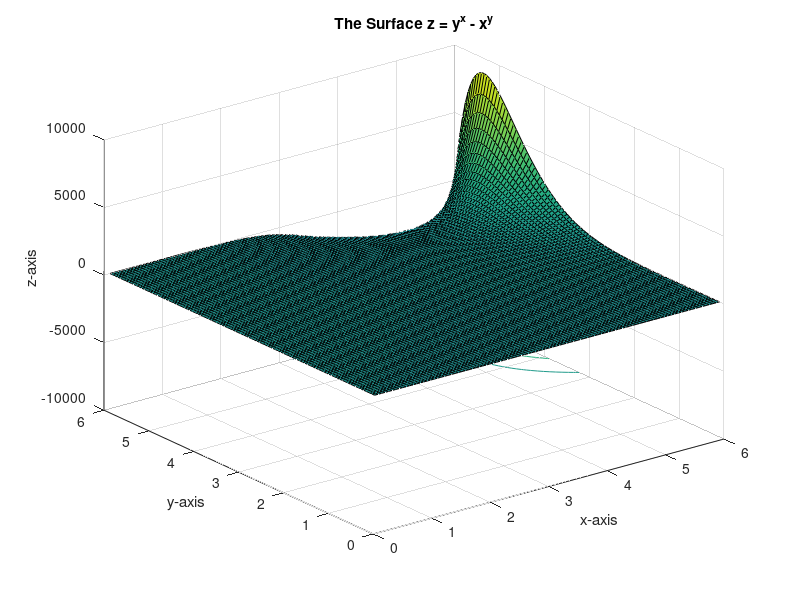
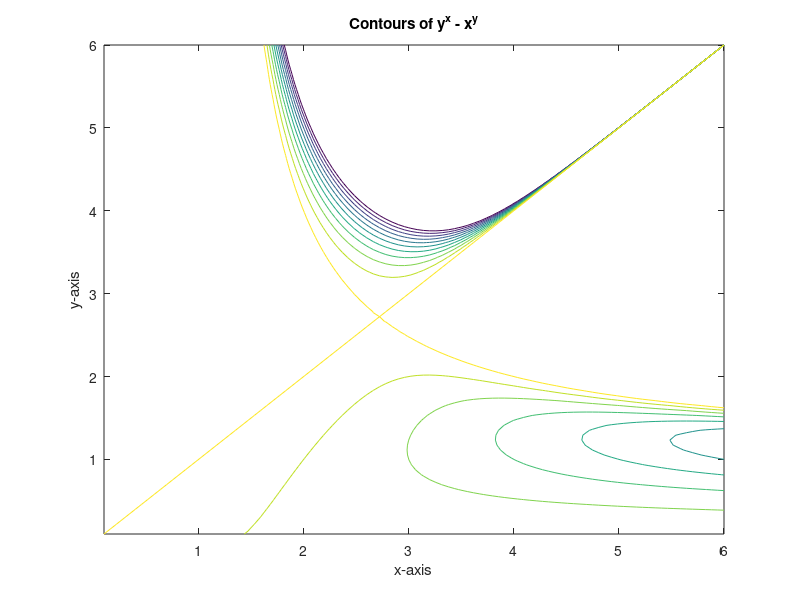
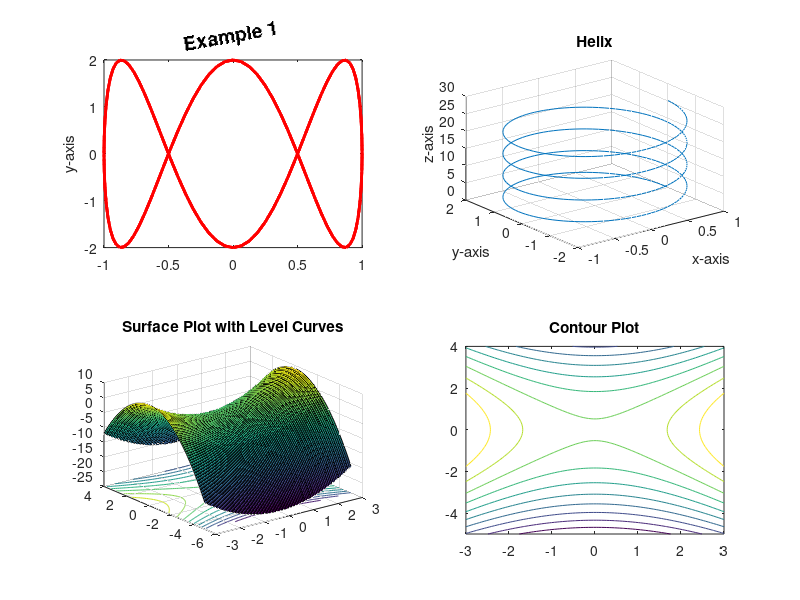
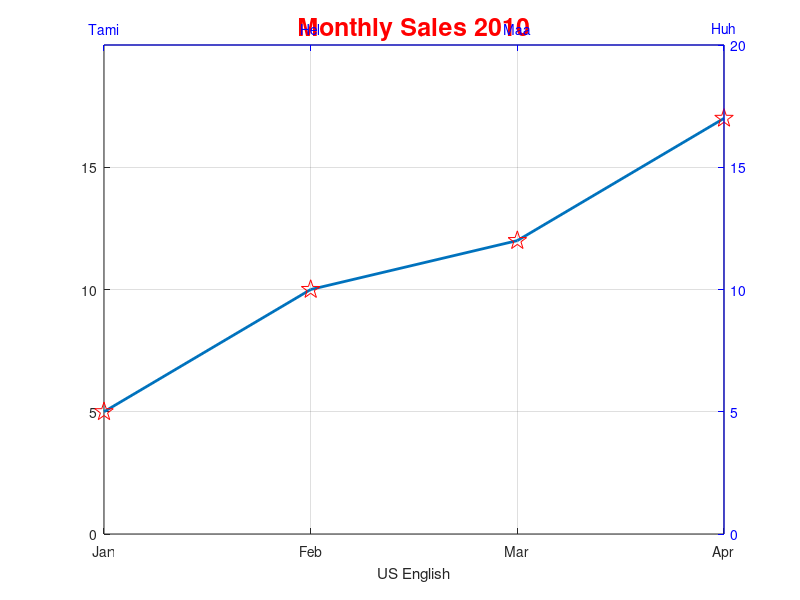

The MATLAB script that drew these images, in order: (Note: this script raises an error after producing the figures.)
% Complete MATLAB/Octave script with original resolution (100 points).
% No graphics toolkit changes; using default (likely gnuplot in Octave, which may be slower for 3D plots).
% There are no explicit loops or iterations in the user code that could run forever—all operations are vectorized and finite.
% The meshgrid creates a 100x100 grid (10,000 points), with element-wise computations; no iteration cutoff needed as it completes quickly on most systems.
% If plotting is slow in Octave, consider installing FLTK or Qt toolkit manually, or reduce '100' in linspace to a smaller number (e.g., 30) for testing.

close all;
clear all;

%% Section 1: Surface and Contour Plots of z = y^x - x^y
y = linspace(0.1, 6, 100);
x = linspace(0.1, 6, 100);
[X, Y] = meshgrid(x, y);
Z = Y.^X - X.^Y;
surfc(X, Y, Z)
xlabel('x-axis')
ylabel('y-axis')
zlabel('z-axis')
title('The Surface z = y^x - x^y')
saveas(gcf, 'surface_plot.png')

figure
contour(X, Y, Z, -10:1:0)
xlabel('x-axis')
ylabel('y-axis')
title('Contours of y^x - x^y')
saveas(gcf, 'contour_plot.png')

%% Section 2: Sample Handle Graphics Commands
figure
t = 0:pi/50:8*pi;
x = cos(t);
y = 2*sin(3*t);
z = t;
subplot(2, 2, 1)
hp = plot(x, y, 'r');
ht = title('Example 1');
hy = ylabel('y-axis');
set(ht, 'FontSize', 14)
set(hp, 'LineStyle', '-.', 'LineWidth', 2)
set(ht, 'Rotation', 10)
% set(hy)  % Commented out; displays object properties in interactive session

% 3-D Line Plot
y = 2*sin(t);  % Redefine y for this plot
subplot(2, 2, 2)
plot3(x, y, z)
xlabel('x-axis')
ylabel('y-axis')
zlabel('z-axis')
grid on
title('Helix')

% Surface Plot
x = linspace(-3, 3, 100);
y = linspace(-5, 4, 100);
[X, Y] = meshgrid(x, y);
Z = X.^2 - Y.^2;
subplot(2, 2, 3)
surfc(X, Y, Z)
title('Surface Plot with Level Curves')

subplot(2, 2, 4)
contour(X, Y, Z)
title('Contour Plot')
saveas(gcf, 'sample_handles.png')

%% Section 3: Multiple Axes - Resetting Axes Ticks and Labels
figure
sales = [5, 10, 12, 17];
hp = plot(sales);
set(hp, 'LineWidth', 2.0)
hold on
hpp = plot(sales, 'rp');
set(hpp, 'MarkerSize', 14)

v1 = axis;
v1(3:4) = [0, 20];
axis(v1)

ax1 = gca;
set(ax1, 'XTick', 1:4)
set(ax1, 'XTickLabel', {'Jan'; 'Feb'; 'Mar'; 'Apr'})
ytk = get(ax1, 'YTick');
ytkl = get(ax1, 'YTickLabel');
set(ax1, 'YTick', ytk(1:end-1))
set(ax1, 'YTickLabel', ytkl(1:end-1, :))
ht = title('Monthly Sales 2010');
tv = get(ht, 'Position');
set(ht, 'Position', tv + [0, -0.4, 0], 'FontWeight', 'bold', 'FontSize', 18, 'Color', 'red')

hy_us = ylabel('$ US');
set(hy_us, 'Position', get(hy_us, 'Position') + [-1.0, 0, 0])
set(hy_us, 'Rotation', 0)
xlabel('US English')
grid(ax1)

ax2 = axes('Position', get(ax1, 'Position'), 'XAxisLocation', 'top', ...
           'YAxisLocation', 'right', 'Color', 'none', 'XColor', 'b', 'YColor', 'b');
axis(ax2, axis(ax1))
set(ax2, 'XTick', 1:4)
set(ax2, 'XTickLabel', {'Tami'; 'Hel'; 'Maa'; 'Huh'}, 'FontAngle', 'oblique')
xlabel('Finnish')

D2Euro = 1/1.3732;
y2vals = D2Euro * str2num(get(ax1, 'YTickLabel'));
y2lab = num2str(y2vals);
y2lab = y2lab(:, 1:5);  % Truncate to make labels same length
set(ax2, 'YTickLabel', y2lab, 'YDir', 'normal')
ylabel('Euro (\epsilon )')
% grid(ax2)  % Not needed unless tick positions differ
saveas(gcf, 'multiple_axes.png')

disp('All plots generated and saved successfully.');
